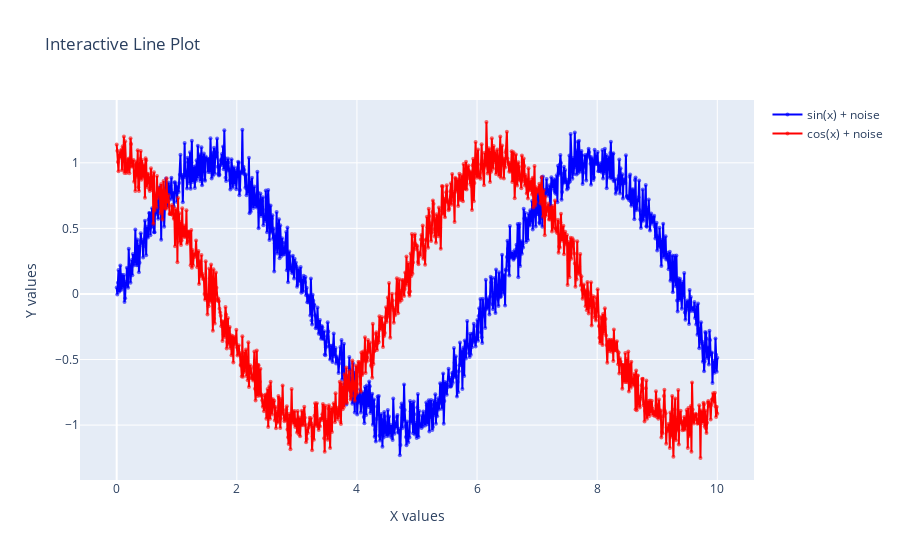
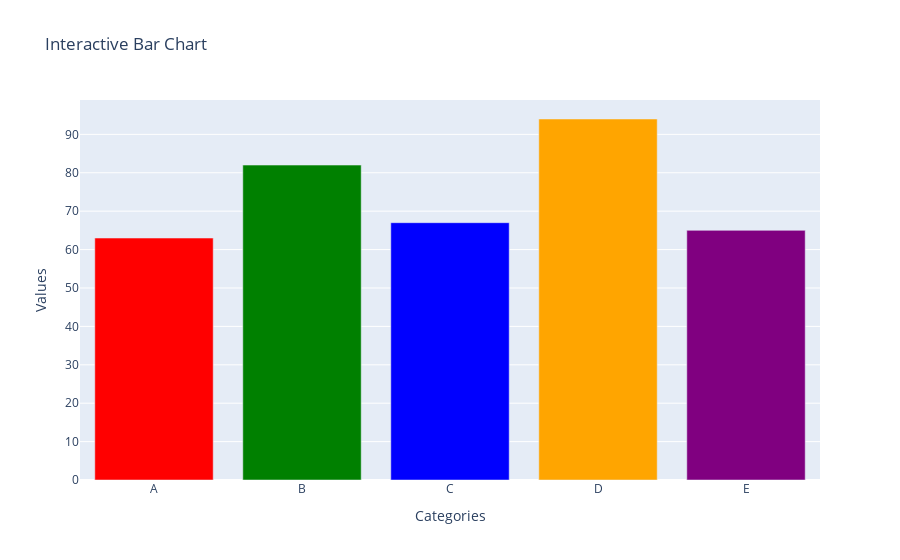
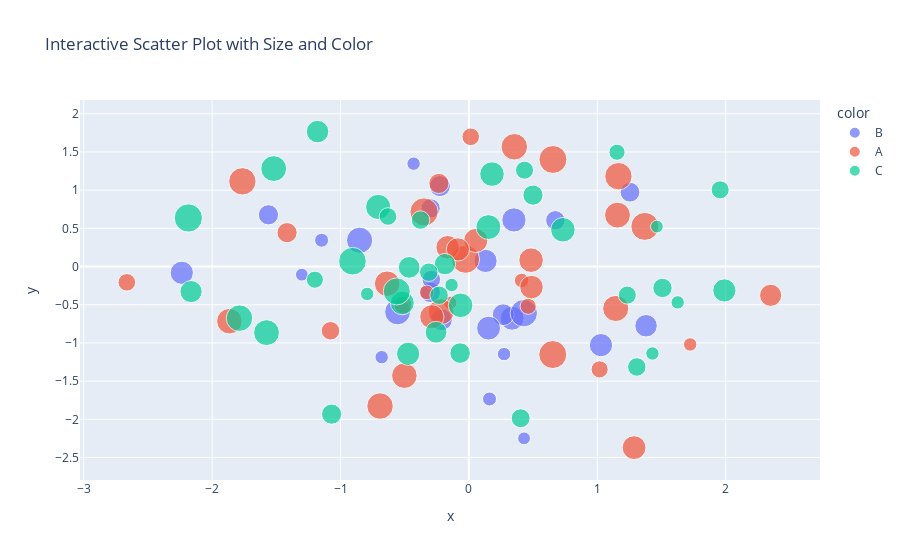
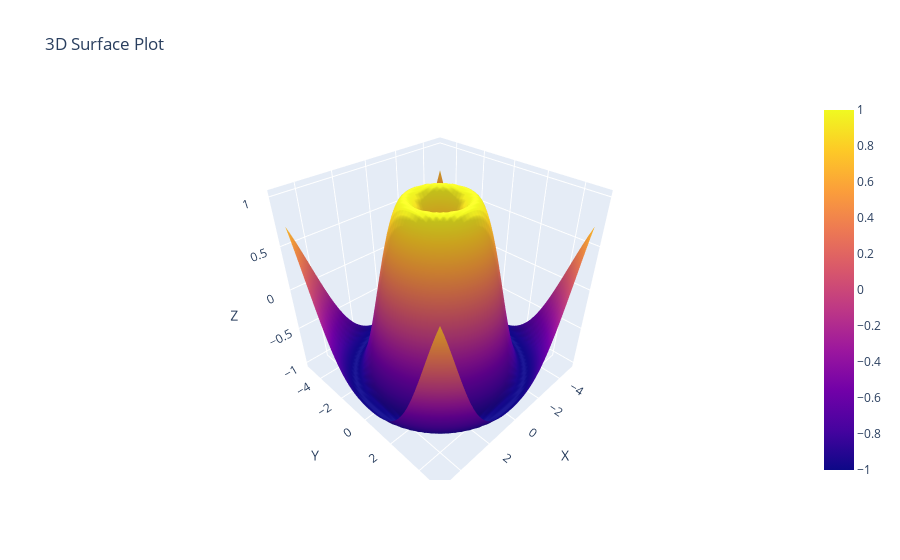

Notebook cell for these charts, in order:
### Markdown cell above
## Basic Interactive Plots

### Code cell
# 1. Line Plot
fig1 = go.Figure()

fig1.add_trace(go.Scatter(
    x=x,
    y=y1,
    mode='lines+markers',
    name='sin(x) + noise',
    line=dict(color='blue', width=2),
    marker=dict(size=4, opacity=0.6)
))

fig1.add_trace(go.Scatter(
    x=x,
    y=y2,
    mode='lines+markers',
    name='cos(x) + noise',
    line=dict(color='red', width=2),
    marker=dict(size=4, opacity=0.6)
))

fig1.update_layout(
    title='Interactive Line Plot',
    xaxis_title='X values',
    yaxis_title='Y values',
    hovermode='x unified'
)

fig1.show()

# 2. Bar Chart
fig2 = go.Figure()

fig2.add_trace(go.Bar(
    x=categories,
    y=values,
    marker_color=colors,
    name='Values'
))

fig2.update_layout(
    title='Interactive Bar Chart',
    xaxis_title='Categories',
    yaxis_title='Values'
)

fig2.show()

# 3. Scatter Plot with Plotly Express
df = pd.DataFrame({
    'x': np.random.randn(100),
    'y': np.random.randn(100),
    'size': np.random.randint(10, 50, 100),
    'color': np.random.choice(['A', 'B', 'C'], 100)
})

fig3 = px.scatter(df, x='x', y='y', size='size', color='color',
                  title='Interactive Scatter Plot with Size and Color')
fig3.show()

# 4. 3D Surface Plot
x_3d = np.linspace(-5, 5, 50)
y_3d = np.linspace(-5, 5, 50)
X_3d, Y_3d = np.meshgrid(x_3d, y_3d)
Z_3d = np.sin(np.sqrt(X_3d**2 + Y_3d**2))

fig4 = go.Figure(data=[go.Surface(z=Z_3d, x=x_3d, y=y_3d)])
fig4.update_layout(
    title='3D Surface Plot',
    scene=dict(
        xaxis_title='X',
        yaxis_title='Y',
        zaxis_title='Z'
    )
)
fig4.show()

### Figure 1 — Plotly figure (JSON) as saved in the notebook; plotly's stock layout.template omitted (floating-point values rounded to 4 significant figures; data arrays with more than 128 entries replaced by an {"elided": "..."} marker saying what was removed)
{"data": [{"line": {"color": "blue", "width": 2}, "marker": {"opacity": 0.6, "size": 4}, "mode": "lines+markers", "name": "sin(x) + noise", "type": "scatter", "x": {"elided": "1000 float values"}, "y": {"elided": "1000 float values"}}, {"line": {"color": "red", "width": 2}, "marker": {"opacity": 0.6, "size": 4}, "mode": "lines+markers", "name": "cos(x) + noise", "type": "scatter", "x": {"elided": "1000 float values"}, "y": {"elided": "1000 float values"}}], "layout": {"hovermode": "x unified", "title": {"text": "Interactive Line Plot"}, "xaxis": {"title": {"text": "X values"}}, "yaxis": {"title": {"text": "Y values"}}}}

### Figure 2 — Plotly figure (JSON) as saved in the notebook; plotly's stock layout.template omitted (floating-point values rounded to 4 significant figures)
{"data": [{"marker": {"color": ["red", "green", "blue", "orange", "purple"]}, "name": "Values", "type": "bar", "x": ["A", "B", "C", "D", "E"], "y": [63, 82, 67, 94, 65]}], "layout": {"title": {"text": "Interactive Bar Chart"}, "xaxis": {"title": {"text": "Categories"}}, "yaxis": {"title": {"text": "Values"}}}}

### Figure 3 — Plotly figure (JSON) as saved in the notebook; plotly's stock layout.template omitted (floating-point values rounded to 4 significant figures)
{"data": [{"hovertemplate": "color=B<br>x=%{x}<br>y=%{y}<br>size=%{marker.size}<extra></extra>", "legendgroup": "B", "marker": {"color": "#636efa", "size": [11, 33, 26, 33, 10, 42, 41, 10, 33, 35, 12, 12, 29, 46, 25, 31, 11, 21, 35, 36, 23, 11, 24, 29, 23, 27], "sizemode": "area", "sizeref": 0.1225, "symbol": "circle"}, "mode": "markers", "name": "B", "orientation": "v", "showlegend": true, "type": "scatter", "x": [-0.4307, 0.1295, -0.3016, 1.029, 0.4296, -0.8514, -0.5556, -1.301, -2.236, 0.3361, -1.147, 0.1606, 0.2667, 0.4276, -1.561, 1.38, -0.6794, -0.2923, 0.1531, 0.3509, -0.2986, 0.274, 1.255, -0.2134, 0.6729, -0.2257], "xaxis": "x", "y": [1.347, 0.07343, -0.3364, -1.029, -2.248, 0.3444, -0.5939, -0.1062, -0.08152, -0.6767, 0.3444, -1.734, -0.6302, -0.61, 0.6774, -0.775, -1.186, -0.1697, -0.8064, 0.61, 0.7613, -1.146, 0.973, -0.6959, 0.6052, 1.053], "yaxis": "y"}, {"hovertemplate": "color=A<br>x=%{x}<br>y=%{y}<br>size=%{marker.size}<extra></extra>", "legendgroup": "A", "marker": {"color": "#EF553B", "size": [11, 25, 25, 48, 40, 13, 21, 40, 37, 16, 13, 49, 20, 36, 11, 34, 41, 42, 36, 41, 35, 34, 49, 18, 19, 43, 48, 40, 46, 48, 30, 19, 46, 33, 43], "sizemode": "area", "sizeref": 0.1225, "symbol": "circle"}, "mode": "markers", "name": "A", "orientation": "v", "showlegend": true, "type": "scatter", "x": [-0.1461, -0.2339, -1.416, 0.6532, -1.866, -0.3286, -1.078, -0.6367, 0.4844, 0.4617, 0.4108, -0.02683, -0.5138, 0.05331, 1.723, 0.4874, -0.2165, 1.144, -0.2888, 1.157, 1.287, -0.1655, -0.3496, 1.018, 0.01424, 0.3535, 1.37, -0.5026, 1.165, 0.6547, 2.35, -2.664, -1.765, -0.08561, -0.6922], "xaxis": "x", "y": [-0.4743, 1.088, 0.4435, -1.152, -0.715, -0.3385, -0.8405, -0.2247, 0.08348, -0.52, -0.1824, 0.09683, -0.5038, 0.341, -1.02, -0.269, -0.5908, -0.5487, -0.6575, 0.6731, -2.37, 0.2522, 0.7143, -1.346, 1.698, 1.568, 0.5252, -1.428, 1.182, 1.401, -0.3767, -0.2063, 1.115, 0.2237, -1.826], "yaxis": "y"}, {"hovertemplate": "color=C<br>x=%{x}<br>y=%{y}<br>size=%{marker.size}<extra></extra>", "legendgroup": "C", "marker": {"color": "#00cc96", "size": [41, 20, 30, 16, 35, 26, 20, 37, 11, 28, 20, 21, 25, 11, 39, 47, 37, 19, 49, 22, 29, 25, 43, 21, 18, 41, 29, 11, 10, 45, 33, 11, 38, 21, 37, 33, 23, 21, 31], "sizemode": "area", "sizeref": 0.1225, "symbol": "circle"}, "mode": "markers", "name": "C", "orientation": "v", "showlegend": true, "type": "scatter", "x": [-1.521, 0.4334, -2.164, 1.154, -0.5186, -0.06828, 1.234, -0.06467, -0.7922, -0.1868, 1.957, -0.3124, 0.4991, -0.1348, -0.7066, -0.907, 0.1798, -0.6303, -2.185, 0.4033, -0.4652, -1.069, -1.787, -0.377, -1.2, -1.576, -0.2559, 1.429, 1.464, -0.5616, 1.99, 1.626, 0.1519, -0.2321, 0.7322, -0.4733, 1.508, 1.308, -1.179], "xaxis": "x", "y": [1.282, 1.261, -0.3278, 1.496, -0.476, -1.133, -0.3737, -0.5073, -0.3588, 0.03108, 1.005, -0.07437, 0.9344, -0.2417, 0.7801, 0.06993, 1.21, 0.655, 0.6357, -1.985, -0.01094, -1.932, -0.6755, 0.6084, -0.1719, -0.8651, -0.8595, -1.138, 0.5234, -0.3256, -0.3125, -0.4691, 0.5165, -0.3755, 0.4818, -1.142, -0.2803, -1.314, 1.767], "yaxis": "y"}], "layout": {"legend": {"itemsizing": "constant", "title": {"text": "color"}, "tracegroupgap": 0}, "title": {"text": "Interactive Scatter Plot with Size and Color"}, "xaxis": {"anchor": "y", "domain": [0, 1], "title": {"text": "x"}}, "yaxis": {"anchor": "x", "domain": [0, 1], "title": {"text": "y"}}}}

### Figure 4 — Plotly figure (JSON) as saved in the notebook; plotly's stock layout.template omitted (floating-point values rounded to 4 significant figures; data arrays with more than 128 entries replaced by an {"elided": "..."} marker saying what was removed)
{"data": [{"type": "surface", "x": [-5.0, -4.796, -4.592, -4.388, -4.184, -3.98, -3.776, -3.571, -3.367, -3.163, -2.959, -2.755, -2.551, -2.347, -2.143, -1.939, -1.735, -1.531, -1.327, -1.122, -0.9184, -0.7143, -0.5102, -0.3061, -0.102, 0.102, 0.3061, 0.5102, 0.7143, 0.9184, 1.122, 1.327, 1.531, 1.735, 1.939, 2.143, 2.347, 2.551, 2.755, 2.959, 3.163, 3.367, 3.571, 3.776, 3.98, 4.184, 4.388, 4.592, 4.796, 5.0], "y": [-5.0, -4.796, -4.592, -4.388, -4.184, -3.98, -3.776, -3.571, -3.367, -3.163, -2.959, -2.755, -2.551, -2.347, -2.143, -1.939, -1.735, -1.531, -1.327, -1.122, -0.9184, -0.7143, -0.5102, -0.3061, -0.102, 0.102, 0.3061, 0.5102, 0.7143, 0.9184, 1.122, 1.327, 1.531, 1.735, 1.939, 2.143, 2.347, 2.551, 2.755, 2.959, 3.163, 3.367, 3.571, 3.776, 3.98, 4.184, 4.388, 4.592, 4.796, 5.0], "z": {"elided": "50x50 float values"}}], "layout": {"scene": {"xaxis": {"title": {"text": "X"}}, "yaxis": {"title": {"text": "Y"}}, "zaxis": {"title": {"text": "Z"}}}, "title": {"text": "3D Surface Plot"}}}
